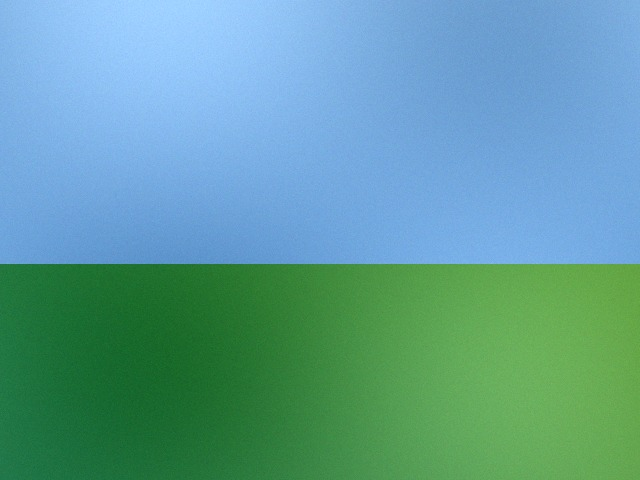
#> input picture sample_images/sample1_authentic.jpg, 640 x 480 px; its folder holds only this picture in this run
$ python -i noise_analysis.py   (imports and definitions only)
#> lines starting #> are read from the running program, lines starting #| are printed output that depends on the picture; after the words box and inside, x2 and y2 are one past the last pixel; in counts of white or black regions, pixels touching at a corner belong together
"""
Noise Consistency Analysis module for ForenScan.
Camera sensors produce characteristic, uniform high-frequency sensor noise.
Inpainted, spliced, or AI-generated regions display unnatural noise variances
(over-smoothed or discordant high-frequency distributions).
"""

from typing import Dict, Any, Tuple, List
import numpy as np
import cv2


def analyze_noise_consistency(
    gray_image: np.ndarray,
    block_size: int = 32,
    sensitivity: float = 1.0,
    z_threshold: float = 2.0
) -> Dict[str, Any]:
    """
    Perform block-based noise consistency analysis on a grayscale image.

    Parameters:
        gray_image: np.ndarray uint8 of shape (H, W)
        block_size: Dimension of square blocks (default: 32)
        sensitivity: Sensitivity multiplier for anomaly thresholding (0.5 to 2.0)
        z_threshold: Baseline standard deviation cutoff for outlier detection

    Returns:
        dict containing:
            - noise_map: 2D float array (H, W) of interpolated local noise levels
            - noise_heatmap: Colored JET colormap of local noise (np.ndarray uint8 RGB)
            - anomaly_mask: Binary mask of anomalous noise regions (0 or 255)
            - global_noise_mean: float mean noise level
            - global_noise_std: float standard deviation of block noise levels
            - outlier_block_ratio: float percentage of anomalous blocks
            - noise_inconsistency_score: float score (0 - 100)
            - anomalies: list of human-readable findings
    """
    h, w = gray_image.shape

    # 1. High-frequency noise residual extraction
    # Using a 3x3 median filter subtraction to isolate noise while reducing structural edges
    median_filtered = cv2.medianBlur(gray_image, 3)
    noise_residual = cv2.absdiff(gray_image, median_filtered).astype(np.float32)

    # Calculate edge mask to discount structural edges from noise calculation
    edges = cv2.Canny(gray_image, 50, 150)
    dilated_edges = cv2.dilate(edges, cv2.getStructuringElement(cv2.MORPH_RECT, (3, 3)))
    flat_mask = (dilated_edges == 0)

    # 2. Divide image into grid blocks and compute local noise variance & energy
    n_blocks_y = max(1, h // block_size)
    n_blocks_x = max(1, w // block_size)

    block_variances = np.zeros((n_blocks_y, n_blocks_x), dtype=np.float32)
    block_energies = np.zeros((n_blocks_y, n_blocks_x), dtype=np.float32)

    for by in range(n_blocks_y):
        y_start = by * block_size
        y_end = min(h, y_start + block_size)
        for bx in range(n_blocks_x):
            x_start = bx * block_size
            x_end = min(w, x_start + block_size)

            blk_res = noise_residual[y_start:y_end, x_start:x_end]
            blk_flat = flat_mask[y_start:y_end, x_start:x_end]

            # Use flat regions if available to prevent edge gradients from inflating noise
            if np.sum(blk_flat) > (blk_res.size * 0.2):
                valid_pixels = blk_res[blk_flat]
            else:
                valid_pixels = blk_res.flatten()

            # Robust standard deviation via Median Absolute Deviation (MAD)
            # sigma = median(|x - median(x)|) / 0.6745
            med = np.median(valid_pixels)
            mad = np.median(np.abs(valid_pixels - med))
            sigma_robust = mad / 0.6745 if mad > 1e-4 else np.std(valid_pixels)

            energy = np.mean(valid_pixels ** 2)

            block_variances[by, bx] = float(sigma_robust)
            block_energies[by, bx] = float(energy)

    # 3. Global statistics across all blocks
    global_mean = float(np.mean(block_variances))
    global_std = float(np.std(block_variances))
    global_median = float(np.median(block_variances))

    # Adjust threshold with sensitivity
    effective_thresh = (z_threshold / max(0.2, sensitivity)) * (global_std + 1e-5)

    # 4. Identify outlier blocks (both significantly higher and lower noise)
    z_scores = np.abs(block_variances - global_median) / (global_std + 1e-5)
    outlier_blocks = (np.abs(block_variances - global_median) > effective_thresh).astype(np.uint8)

    outlier_ratio = float(np.sum(outlier_blocks) / outlier_blocks.size)

    # 5. Interpolate block grid to full image size for smooth visualization
    noise_map_resized = cv2.resize(block_variances, (w, h), interpolation=cv2.INTER_CUBIC)

    # Normalize for colormap
    norm_noise = cv2.normalize(noise_map_resized, None, alpha=0, beta=255, norm_type=cv2.NORM_MINMAX)
    norm_noise_uint8 = np.clip(norm_noise, 0, 255).astype(np.uint8)
    heatmap_bgr = cv2.applyColorMap(norm_noise_uint8, cv2.COLORMAP_TURBO)
    noise_heatmap = cv2.cvtColor(heatmap_bgr, cv2.COLOR_BGR2RGB)

    # Resize outlier mask to full image
    anomaly_mask = cv2.resize(outlier_blocks * 255, (w, h), interpolation=cv2.INTER_NEAREST)
    kernel = cv2.getStructuringElement(cv2.MORPH_RECT, (block_size // 2, block_size // 2))
    anomaly_mask = cv2.morphologyEx(anomaly_mask, cv2.MORPH_CLOSE, kernel)

    # 6. Inconsistency score (0 - 100)
    # Natural photos typically have low block variance std relative to mean
    cv_score = (global_std / (global_mean + 1e-4)) * 100.0
    inconsistency_score = min(100.0, max(0.0, cv_score * sensitivity))

    anomalies: List[str] = []
    if outlier_ratio > 0.08:
        anomalies.append(
            f"Detected {round(outlier_ratio * 100, 1)}% anomalous noise blocks. "
            "Inconsistent sensor noise across regions strongly indicates local splicing or selective inpainting."
        )
    if global_mean < 0.35:
        anomalies.append(
            f"Extremely low global noise floor ({round(global_mean, 3)}). "
            "Natural photographic sensors exhibit shot noise; near-zero noise often indicates synthetic AI generation or heavy denoising."
        )

    return {
        "noise_map": noise_map_resized,
        "noise_heatmap": noise_heatmap,
        "anomaly_mask": anomaly_mask,
        "global_noise_mean": round(global_mean, 3),
        "global_noise_std": round(global_std, 3),
        "outlier_block_ratio": round(outlier_ratio * 100, 2),
        "noise_inconsistency_score": round(inconsistency_score, 2),
        "anomalies": anomalies
    }

>>> import cv2
>>> picture = cv2.imread('../sample_images/sample1_authentic.jpg', cv2.IMREAD_GRAYSCALE)
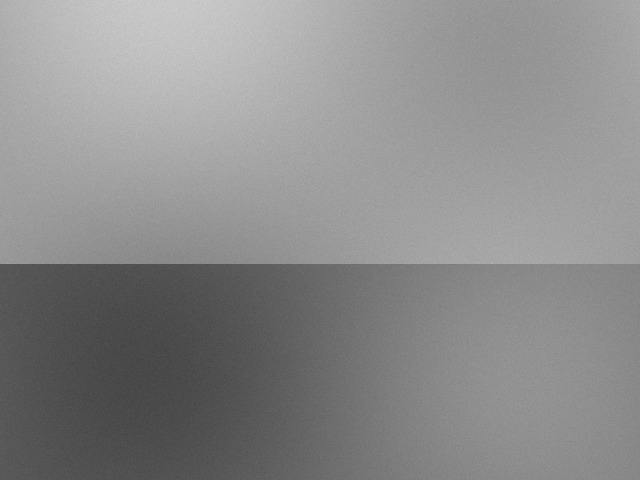
#> picture: shape (480, 640); min 66, max 206, mean 138.9
>>> result = analyze_noise_consistency(picture)
#> in analyze_noise_consistency, `noise_residual = cv2.absdiff(gray_image, median_filtered).astype(np.fl..`:
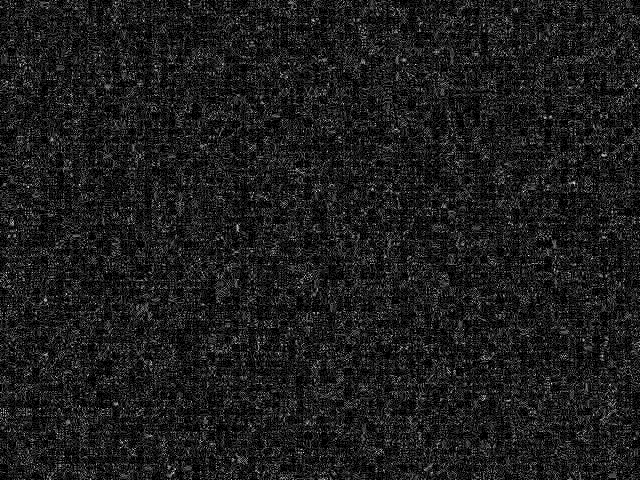
#> noise_residual: shape (480, 640) float32; min 0, max 11, mean 1.24; drawn with min black and max white
#> in analyze_noise_consistency, `edges = cv2.Canny(gray_image, 50, 150)`:
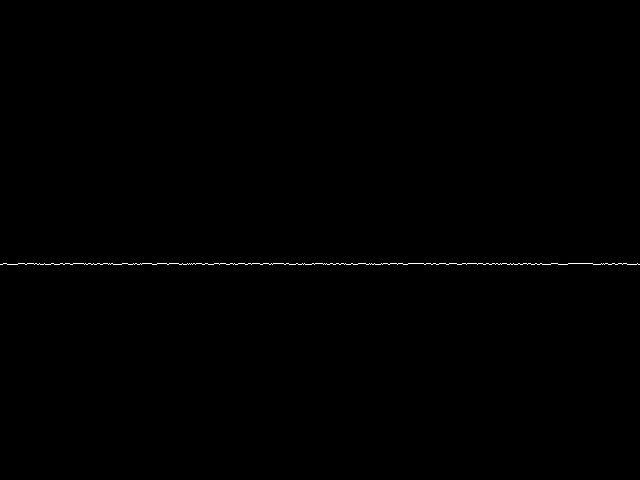
#> edges: shape (480, 640); 0.21% white in thin lines or dots, all inside (x1, y1, x2, y2) = (0, 263, 640, 265)
#> in analyze_noise_consistency, `dilated_edges = cv2.dilate(edges, cv2.getStructuringElement(cv2.MORPH_..`:
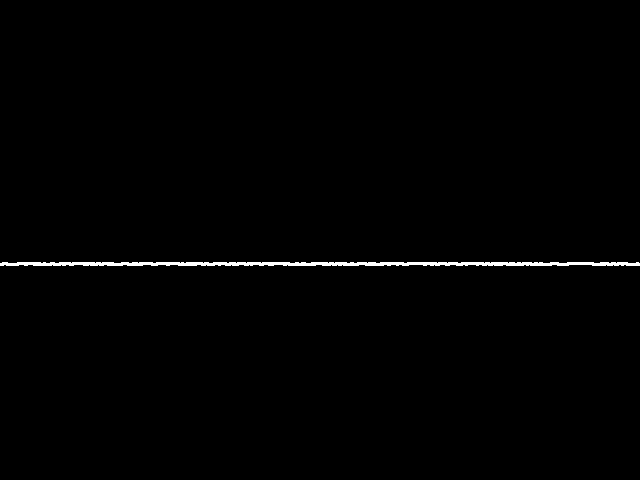
#> dilated_edges: shape (480, 640); 0.72% white; 1 white region, box (x1, y1, x2, y2) and area: (0, 262, 640, 266) 2226
#> in analyze_noise_consistency, `global_mean = float(np.mean(block_variances))`: global_mean = 1.48
#> in analyze_noise_consistency, `global_std = float(np.std(block_variances))`: global_std = 0
#> in analyze_noise_consistency, `global_median = float(np.median(block_variances))`: global_median = 1.48
#> in analyze_noise_consistency, `effective_thresh = (z_threshold / max(0.2, sensitivity)) * (global_std..`: effective_thresh = 2e-05
#> in analyze_noise_consistency, `outlier_ratio = float(np.sum(outlier_blocks) / outlier_blocks.size)`: outlier_ratio = 0
#> in analyze_noise_consistency, `noise_map_resized = cv2.resize(block_variances, (w, h), interpolation=..`:
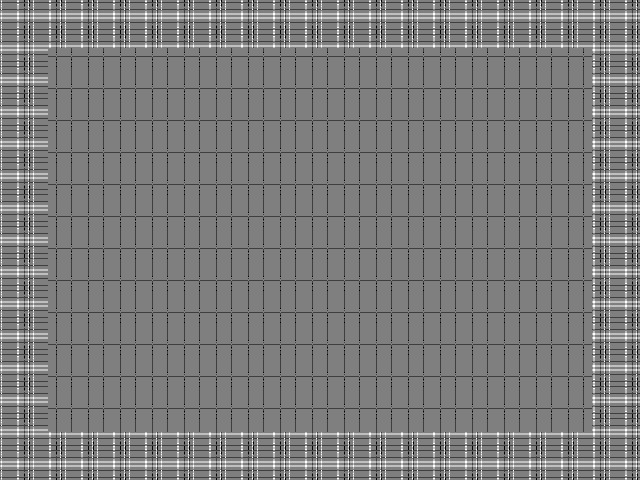
#> noise_map_resized: shape (480, 640) float32; min 1.48, max 1.48, mean 1.48; drawn with min black and max white
#> in analyze_noise_consistency, `heatmap_bgr = cv2.applyColorMap(norm_noise_uint8, cv2.COLORMAP_TURBO)`:
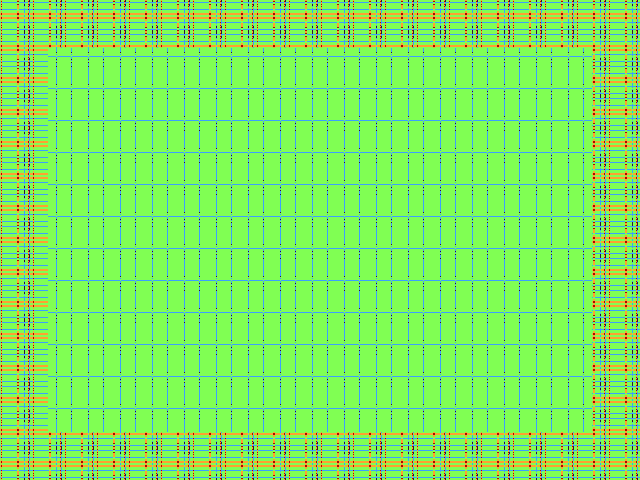
#> heatmap_bgr: shape (480, 640, 3); mean B, G, R 96.1, 235.4, 127.7
#> in analyze_noise_consistency, `anomaly_mask = cv2.resize(outlier_blocks * 255, (w, h), interpolation=..`: anomaly_mask: shape (480, 640); every value is 0
#> result = 8 items
